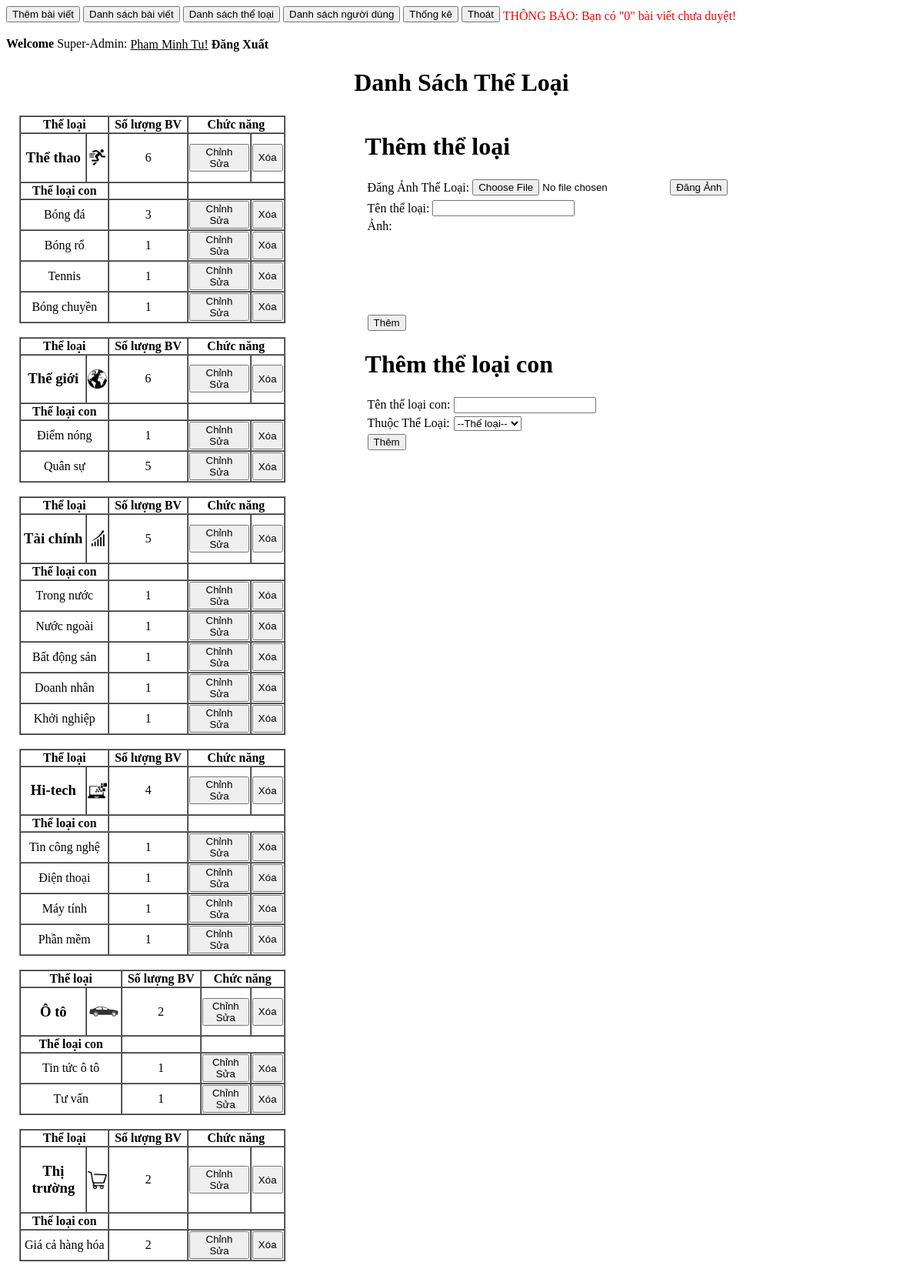
/admin/quanLy.php?dstl (signed in), run on the app's committed database.
### tables this page shows
CREATE TABLE `tbluser` (
  `maUser` int(11) NOT NULL,
  `tenUser` varchar(200) DEFAULT NULL,
  `ngaySinh` date DEFAULT NULL,
  `gioiTinh` int(11) DEFAULT NULL,
  `diaChi` varchar(200) DEFAULT NULL,
  `email` varchar(200) DEFAULT NULL,
  `sdt` varchar(50) DEFAULT NULL,
  `username` varchar(200) DEFAULT NULL,
  `pass` varchar(200) DEFAULT NULL,
  `maQuyen` int(11) DEFAULT '0',
  `tinhTrangUser` tinyint(1) DEFAULT '1'
);

CREATE TABLE `tbltheloai` (
  `maTheLoai` int(11) NOT NULL,
  `tenTheLoai` varchar(200) DEFAULT NULL,
  `anhTheLoai` varchar(200) DEFAULT NULL
);

CREATE TABLE `tbltheloaicon` (
  `maTheLoaiCon` int(11) NOT NULL,
  `tenTheLoaiCon` varchar(200) DEFAULT NULL,
  `maTheLoai` int(11) DEFAULT NULL
);

### admin/danhSachTheLoai.php (the view, shortened to what this page needs)
<!doctype html>
<html>
<head>
</head>
<body>
<center>
	<h1>Danh Sách Thể Loại</h1>
	<table>
		<tr>
			<td>
	<?php
			include("../Connectdb/open.php");
			$resulttl=mysqli_query($con,"select * from tbltheloai");
			while($tl=mysqli_fetch_array($resulttl))
			{
				$maTheLoai=$tl["maTheLoai"];
				$resultsltl=mysqli_query($con,"select count(*) as tongBv from (select maBaiViet from tblTheLoai inner join (select tblTheLoaiCon.maTheLoaiCon, tenTheLoaiCon, maBaiViet, tenBaiViet, anh, moTa, maTheLoai, tinhTrangBv from tblBaiViet inner join tblTheLoaiCon on tblBaiViet.maTheLoaiCon = tblTheLoaiCon.maTheLoaiCon)a on tblTheLoai.maTheLoai = a.maTheLoai where a.maTheLoai = $maTheLoai)b");
				$sltl=mysqli_fetch_array($resultsltl);
	?>
				<table border="1" cellspacing="0" width="100%">
					<tr>
						<th colspan="2">Thể loại</th>
						<th>Số lượng BV</th>
	<?php
					if($_SESSION["phanQuyen"]>1)
					{
	?>
						<th colspan="2">Chức năng</th>
	<?php
					}
	?>
					</tr>
					<tr align="center">
						<td width="25%"><h3><?php echo($tl['tenTheLoai']); ?></h3></td>
						<td width="5%"><img src="<?php echo($tl['anhTheLoai']); ?>" height="25px"></td>
						<td width="30%"><?php echo($sltl['tongBv']); ?></td>
	<?php
					if($_SESSION["phanQuyen"]>1)
					{
	?>
						<td height="28px"><button type="button" onClick="location.href='chinhSuaTheLoai.php?pcat=<?php echo($maTheLoai); ?>'">Chỉnh Sửa</button></td>
 						<td>
 	<?php
						if ($sltl['tongBv']==0)
						{
	?>
							<button type="button" style="height: 36px" onClick="if(confirm('Bạn có chắc chắn muốn xóa!'))location.href='xoaTheLoaiProcess.php?pcat=<?php echo($maTheLoai); ?>'">Xóa</button>
	<?php
						}
						else
						{
	?>
							<button type="button" style="height: 36px" onClick="xoa()">Xóa</button>
	<?php
						}
	?>
						</td>
	<?php
					}
	?>
					</tr>
					<tr>
						<th colspan="2">Thể loại con</th>
						<th></th>
	<?php
					if($_SESSION["phanQuyen"]>1)
					{
	?>
						<th colspan="3"></th>
	<?php
					}
	?>
					</tr>
	<?php
				$resulttlc=mysqli_query($con,"select * from tbltheloaicon where maTheLoai=$maTheLoai");
				while($tlc=mysqli_fetch_array($resulttlc))
				{
					$maTheLoaiCon=$tlc['maTheLoaiCon'];
					$resultsltlc=mysqli_query($con,"select count(*) as tongBv from tblbaiviet where matheloaicon=$maTheLoaiCon");
					$sltlc=mysqli_fetch_array($resultsltlc);
	?>
            		<tr align="center">
		                <td colspan="2"><?php echo($tlc['tenTheLoaiCon']); ?></td>
						<td><?php echo($sltlc['tongBv']); ?></td>
    <?php
					if($_SESSION["phanQuyen"]>1)
					{
    ?>
						<td><button type="button" onClick="location.href='chinhSuaTheLoaiCon.php?cat=<?php echo($maTheLoaiCon); ?>'">Chỉnh Sửa</button></td>
						<td>
	<?php
						if ($sltlc['tongBv']==0)
						{
	?>
                			<button type="button" style="height: 36px" onClick="if(confirm('Bạn có chắc chắn muốn xóa!'))location.href='xoaTheLoaiConProcess.php?cat=<?php echo($maTheLoaiCon); ?>'">Xóa</button>
	<?php
						}
						else
						{
	?>
							<button type="button" style="height: 36px" onClick="xoaTlc()">Xóa</button>
	<?php
						}
	?>
						</td>
	<?php
					}
	?>
					</tr>
	<?php
				}
	?>
				</table>
				<br>
	<?php
			}
	?>
			</td>
	<?php
		if ($_SESSION["phanQuyen"]>1)
		{
	?>
			<td valign="top" width="800px">
				<div style="padding-left:100px; position:fixed">
					<h1>Thêm thể loại</h1>
					<form  method="post" enctype="multipart/form-data" >
						<table>
							<tr>
								<td>Đăng Ảnh Thể Loại: </td>
								<td>
									<input type="file" name="fileToUpload" id="fileToUpload">
									<input type="submit" formaction="uploadAnhTheLoai.php" value="Đăng Ảnh" name="submit">
								</td>
							</tr>
						</table>
					</form>
					<form action="themTheLoaiProcess.php" method="post" id="theLoai" >
						<table>
							<tr>
								<td>Tên thể loại:</td>
								<td><input type="text" name="txtTenTheLoai" id="txtTenTheLoai"></td>
								<td><span id="errTenTheLoai" class="err"></span></td>
							</tr>
							<tr>
								<td height="120" valign="top">Ảnh:</td>
								<td>
								<span id="errAnh" class="err"></span></td>
							</tr>
							<tr>
								<td><input type="button" value="Thêm" onclick="validateTheLoai()"></td>
							</tr>
						</table>
					</form>
					<h1>Thêm thể loại con</h1>
					<form action="themTheLoaiConProcess.php" id="theLoaiCon">
						<table>
							<tr>
								<td>Tên thể loại con:</td>
								<td><input type="text" name="txtTenTheLoaiCon" id="txtTenTheLoaiCon"></td>
								<td><span id="errTenTheLoaiCon" class="err"></span></td>
							</tr>
							<tr>
								<td>Thuộc Thể Loại: </td>
								<td>
									<select name="ddlTheLoai" id="ddlTheLoai">
										<option value="-1">--Thể loại--</option>
									</select><span id="errddlTheLoai" class="err"></span>
								</td>
							</tr>
							<tr>
								<td><input type="button" value="Thêm" onclick="validateTheLoaiCon()"></td>
							</tr>
						</table>
					</form>
				</div>
			</td>
	<?php
		}
	?>
		</tr>
	</table>
</center>
</body>
</html>

### admin/quanLy.php (shortened to what this page needs)
<!DOCTYPE html PUBLIC "-//W3C//DTD XHTML 1.0 Transitional//EN" "http://www.w3.org/TR/xhtml1/DTD/xhtml1-transitional.dtd">
<html xmlns="http://www.w3.org/1999/xhtml">
<head>
<link rel="stylesheet" type="text/css" href="../style.css" />
</head>
<body>
<div>
	<?php
		include ("../Connectdb/open.php");
		$resultNotice=mysqli_query($con,"select * from tblbaiviet where tinhTrangBv=0");
		$notice=mysqli_num_rows($resultNotice);
		if($_SESSION["phanQuyen"]==1)
		{
	?>
			<button type="button" onclick="location.href='?tbv'" id="a3" >Thêm bài viết</button>
            <button type="button" onclick="location.href='?dsbv'" id="a3">Danh sách bài viết</button>
           	<button type="button" onclick="location.href='?dstl'" id="a3">Danh sách thể loại</button>
            <button type="button" onclick="location.href='../giaoDien/index.php'">Thoát</button>
            <font color="#FF0000">THÔNG BÁO: Bạn có "<?php echo($notice);?>"bài viết chưa được Admin duyệt!</font>
    <?php
		}
		else if($_SESSION["phanQuyen"]==3)
		{
	?>
            <button type="button"><a href="?tbv" id="a3" >Thêm bài viết</a></button>
            <button type="button"><a href="?dsbv" id="a3">Danh sách bài viết</a></button>
    		<button type="button"><a href="?dstl" id="a3">Danh sách thể loại</a></button>
            <button type="button"><a href="?dsuser" id="a3">Danh sách người dùng</a></button>
            <button type="button"><a href="?thongKe" id="a3">Thống kê</a></button>
            <button type="button"> <a href='../giaoDien/index.php'" id="a3">Thoát </a></button>
            <font color="#FF0000">THÔNG BÁO: Bạn có "<?php echo($notice);?>" bài viết chưa duyệt!</font>
    <?php
		}
	?>
    	<br /><br />
    	<b>Welcome</b> <?php if($_SESSION["phanQuyen"]==1) echo "Biên tập viên: "; else if($_SESSION["phanQuyen"]==2) echo "Admin: "; 	else if($_SESSION["phanQuyen"]==3) echo "Super-Admin: "; ?>
        <a href="?ttcn=<?php echo($_SESSION["username"]);?>" style=" text-decoration:underline; color: #000">
	<?php
		$maUser=$_SESSION["idUser"];
		$resultTenUser=mysqli_query($con,"select tenUser from tbluser where maUser=$maUser");
		$tenUser=mysqli_fetch_array($resultTenUser);
		echo ($tenUser["tenUser"]);
	?>!</a>
        <a href="../quanLyTaiKhoan/dangXuatProcess.php" style="margin-right:5px; color:black; text-decoration: none"><b>Đăng Xuất</b></a>
</div>
<div>
<center>
<?php
		if(isset($_GET["tbv"]))
		{
			include("themBaiViet.php");
    	}
		else if(isset($_GET["dsbv"]))
		{
			include("danhSachBaiViet.php");
        }
		else if(isset($_GET["dstl"]))
		{
			include("danhSachTheLoai.php");
        }
	?>
</center>
</div>
</body>
</html>

### style.css (style rules this page uses)
a { text-decoration: none; color: #000000; vertical-align: middle; }
#a3 { text-decoration: none; color: #000; float: left; cursor:pointer; }

### data on the page
tbluser: tenUser "Pham Minh Tu"
tbltheloai: tenTheLoai "Thể thao", anhTheLoai (picture), tongBv "6"
tbltheloaicon: tenTheLoaiCon "Bóng đá", tongBv "3"
tbltheloaicon: tenTheLoaiCon "Bóng rổ", tongBv "1"
tbltheloaicon: tenTheLoaiCon "Tennis", tongBv "1"
tbltheloaicon: tenTheLoaiCon "Bóng chuyền", tongBv "1"
tbltheloai: tenTheLoai "Thế giới", anhTheLoai (picture), tongBv "6"
tbltheloaicon: tenTheLoaiCon "Điểm nóng", tongBv "1"
tbltheloaicon: tenTheLoaiCon "Quân sự", tongBv "5"
tbltheloai: tenTheLoai "Tài chính", anhTheLoai (picture), tongBv "5"
tbltheloaicon: tenTheLoaiCon "Trong nước", tongBv "1"
tbltheloaicon: tenTheLoaiCon "Nước ngoài", tongBv "1"
tbltheloaicon: tenTheLoaiCon "Bất động sản", tongBv "1"
tbltheloaicon: tenTheLoaiCon "Doanh nhân", tongBv "1"
tbltheloaicon: tenTheLoaiCon "Khởi nghiệp", tongBv "1"
tbltheloai: tenTheLoai "Hi-tech", anhTheLoai (picture), tongBv "4"
tbltheloaicon: tenTheLoaiCon "Tin công nghệ", tongBv "1"
tbltheloaicon: tenTheLoaiCon "Điện thoại", tongBv "1"
tbltheloaicon: tenTheLoaiCon "Máy tính", tongBv "1"
tbltheloaicon: tenTheLoaiCon "Phần mềm", tongBv "1"
tbltheloai: tenTheLoai "Ô tô", anhTheLoai (picture), tongBv "2"
tbltheloaicon: tenTheLoaiCon "Tin tức ô tô", tongBv "1"
tbltheloaicon: tenTheLoaiCon "Tư vấn", tongBv "1"
tbltheloai: tenTheLoai "Thị trường", anhTheLoai (picture), tongBv "2"
tbltheloaicon: tenTheLoaiCon "Giá cả hàng hóa", tongBv "2"

### other printed values
$notice "0"
